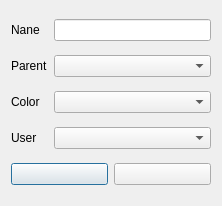
<?xml version="1.0" encoding="UTF-8"?>
<ui version="4.0">
 <class>CategoryEditDialogClass</class>
 <widget class="QDialog" name="CategoryEditDialogClass">
  <property name="geometry">
   <rect>
    <x>0</x>
    <y>0</y>
    <width>222</width>
    <height>206</height>
   </rect>
  </property>
  <property name="windowTitle">
   <string>Edit category</string>
  </property>
  <property name="windowIcon">
   <iconset>
    <normaloff/>
   </iconset>
  </property>
  <property name="sizeGripEnabled">
   <bool>false</bool>
  </property>
  <layout class="QGridLayout" name="gridLayout">
   <item row="0" column="0">
    <widget class="QLabel" name="label">
     <property name="text">
      <string>Nane</string>
     </property>
    </widget>
   </item>
   <item row="0" column="1">
    <widget class="QLineEdit" name="lineEdit"/>
   </item>
   <item row="1" column="0">
    <widget class="QLabel" name="label_3">
     <property name="text">
      <string>Parent</string>
     </property>
    </widget>
   </item>
   <item row="1" column="1">
    <widget class="CategoryComboBox" name="comboBoxParent">
     <property name="sizePolicy">
      <sizepolicy hsizetype="MinimumExpanding" vsizetype="Fixed">
       <horstretch>0</horstretch>
       <verstretch>0</verstretch>
      </sizepolicy>
     </property>
    </widget>
   </item>
   <item row="2" column="0">
    <widget class="QLabel" name="label_2">
     <property name="sizePolicy">
      <sizepolicy hsizetype="Preferred" vsizetype="Preferred">
       <horstretch>0</horstretch>
       <verstretch>0</verstretch>
      </sizepolicy>
     </property>
     <property name="text">
      <string>Color</string>
     </property>
    </widget>
   </item>
   <item row="2" column="1">
    <widget class="QtColorComboBox" name="comboBoxColors">
     <property name="sizePolicy">
      <sizepolicy hsizetype="Expanding" vsizetype="Fixed">
       <horstretch>0</horstretch>
       <verstretch>0</verstretch>
      </sizepolicy>
     </property>
    </widget>
   </item>
   <item row="3" column="0">
    <widget class="QLabel" name="label_4">
     <property name="sizePolicy">
      <sizepolicy hsizetype="Preferred" vsizetype="Preferred">
       <horstretch>0</horstretch>
       <verstretch>0</verstretch>
      </sizepolicy>
     </property>
     <property name="text">
      <string>User</string>
     </property>
    </widget>
   </item>
   <item row="3" column="1">
    <widget class="SetTextComboBox" name="comboBoxUsers">
     <property name="sizePolicy">
      <sizepolicy hsizetype="Expanding" vsizetype="Fixed">
       <horstretch>0</horstretch>
       <verstretch>0</verstretch>
      </sizepolicy>
     </property>
    </widget>
   </item>
   <item row="4" column="0" colspan="2">
    <layout class="QHBoxLayout" name="horizontalLayout">
     <item>
      <widget class="QPushButton" name="pushButtonOK">
       <property name="icon">
        <iconset resource="Money.qrc">
         <normaloff>:/Images/apply.png</normaloff>:/Images/apply.png</iconset>
       </property>
       <property name="iconSize">
        <size>
         <width>32</width>
         <height>32</height>
        </size>
       </property>
      </widget>
     </item>
     <item>
      <widget class="QPushButton" name="pushButtonCancel">
       <property name="icon">
        <iconset resource="Money.qrc">
         <normaloff>:/Images/editdelete.png</normaloff>:/Images/editdelete.png</iconset>
       </property>
       <property name="iconSize">
        <size>
         <width>32</width>
         <height>32</height>
        </size>
       </property>
      </widget>
     </item>
    </layout>
   </item>
  </layout>
 </widget>
 <layoutdefault spacing="6" margin="11"/>
 <customwidgets>
  <customwidget>
   <class>CategoryComboBox</class>
   <extends>QComboBox</extends>
   <header>CategoryComboBox.h</header>
  </customwidget>
  <customwidget>
   <class>QtColorComboBox</class>
   <extends>QComboBox</extends>
   <header>qtcolorcombobox.h</header>
  </customwidget>
  <customwidget>
   <class>SetTextComboBox</class>
   <extends>QComboBox</extends>
   <header>../MyComboBox/SetTextComboBox.h</header>
  </customwidget>
 </customwidgets>
 <resources>
  <include location="Money.qrc"/>
 </resources>
 <connections>
  <connection>
   <sender>pushButtonOK</sender>
   <signal>clicked()</signal>
   <receiver>CategoryEditDialogClass</receiver>
   <slot>accept()</slot>
   <hints>
    <hint type="sourcelabel">
     <x>108</x>
     <y>113</y>
    </hint>
    <hint type="destinationlabel">
     <x>58</x>
     <y>111</y>
    </hint>
   </hints>
  </connection>
  <connection>
   <sender>pushButtonCancel</sender>
   <signal>clicked()</signal>
   <receiver>CategoryEditDialogClass</receiver>
   <slot>reject()</slot>
   <hints>
    <hint type="sourcelabel">
     <x>218</x>
     <y>122</y>
    </hint>
    <hint type="destinationlabel">
     <x>80</x>
     <y>128</y>
    </hint>
   </hints>
  </connection>
 </connections>
</ui>
